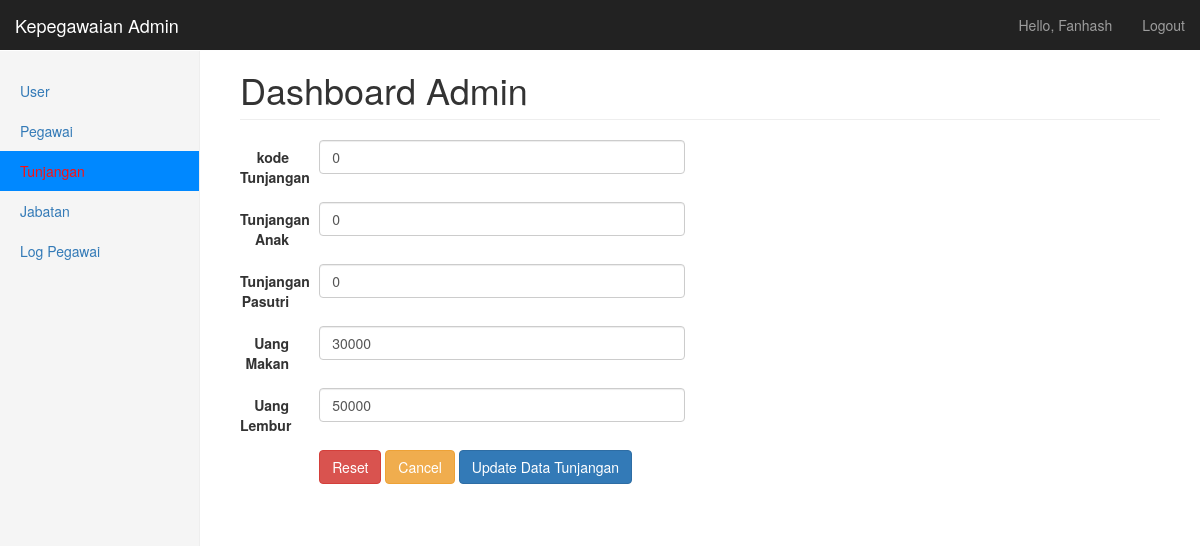
Page /update_tunjangan.php?id=0 (signed in) on the committed database.
### tables this page shows
CREATE TABLE `tunjangan` (
  `id_tunjangan` int(5) NOT NULL,
  `tunjangan_anak` int(10) NOT NULL,
  `tunjangan_pasutri` int(10) NOT NULL,
  `uang_makan` int(10) NOT NULL,
  `uang_lembur` int(10) NOT NULL
);

### update_tunjangan.php (the view, shortened to what this page needs)
<?php
include 'koneksi.php';
?>
<!DOCTYPE html>
<html lang="en">
<head>
  <link href="css/bootstrap.min.css" rel="stylesheet">
  <link href="css/dashboard.css" rel="stylesheet">
  <link href="css/dataTables.bootstrap.css" rel="stylesheet" type="text/css" />
  <link href="css/dataTables.tableTools.min.css" rel="stylesheet" type="text/css" />
</head>
<body>
  <nav class="navbar navbar-inverse navbar-fixed-top">
    <div class="container-fluid">
      <div class="navbar-header">
        <a class="navbar-brand" href="#">Kepegawaian Admin</a>
      </div>
      <div id="navbar" class="navbar-collapse collapse">
        <ul class="nav navbar-nav navbar-right">
          <li><a href="#"><?php echo "Hello, " . ucwords($_SESSION['username']); ?></a></li>
          <li><a href="logout.php">Logout</a></li>
        </ul>
      </div>
    </div>
  </nav>
  <div class="container-fluid">
    <div class="row">
      <div class="col-sm-3 col-md-2 sidebar">
        <ul class="nav nav-sidebar">
          <?php if ($_SESSION['level'] == 'admin') { ?>
            <li><a href="user.php">User <span class="sr-only">(current)</span></a></li>
          <?php } ?>
          <li><a href="pegawai.php">Pegawai</a></li>
          <li class="active"><a href="#">Tunjangan</a></li>
          <li><a href="jabatan.php">Jabatan</a></li>
          <li><a href="log_Pegawai.php">Log Pegawai</a></li>
        </ul>
      </div>
      <div class="col-sm-9 col-sm-offset-3 col-md-10 col-md-offset-2 main">
        <h1 class="page-header">Dashboard <?php echo ucfirst($_SESSION['level']); ?></h1>
        <div class="row">
          <div class="col-md-6">
            <div>
              <?php
              $result = $mysqli->query("SELECT *  FROM `tunjangan` WHERE `id_tunjangan` = " . $_GET['id'] . ";");
              if ($result->num_rows > 0) {
                while ($row = $result->fetch_assoc()) {
              ?>
                  <form class="form-horizontal" action="proses_update_tunjangan.php?id=<?php echo $_GET['id']; ?>" method="POST">
                    <div class="form-group">
                      <label for="id_tunjangan" class="col-sm-2 control-label">kode Tunjangan</label>
                      <div class="col-sm-10">
                        <input type="text" class="form-control" name="id_tunjangan" id="id_tunjangan" placeholder="Masukkan Kode untuk Tunjangan baru" value="<?php echo $row['id_tunjangan']; ?>" required />
                      </div>
                    </div>
                    <div class="form-group">
                      <label for="tunjangan_anak" class="col-sm-2 control-label">Tunjangan Anak</label>
                      <div class="col-sm-10">
                        <input type="text" class="form-control" name="tunjangan_anak" id="tunjangan_anak" value="<?php echo $row['tunjangan_anak']; ?>" required />
                      </div>
                    </div>
                    <div class="form-group">
                      <label for="tunjangan_pasutri" class="col-sm-2 control-label">Tunjangan Pasutri</label>
                      <div class="col-sm-10">
                        <input type="text" class="form-control" name="tunjangan_pasutri" id="tunjangan_pasutri" value="<?php echo $row['tunjangan_pasutri']; ?>" required />
                      </div>
                    </div>
                    <div class="form-group">
                      <label for="uang_makan" class="col-sm-2 control-label">Uang Makan</label>
                      <div class="col-sm-10">
                        <input type="text" class="form-control" name="uang_makan" id="uang_makan" value="<?php echo $row['uang_makan']; ?>" required />
                      </div>
                    </div>
                    <div class="form-group">
                      <label for="uang_lembur" class="col-sm-2 control-label">Uang Lembur</label>
                      <div class="col-sm-10">
                        <input type="text" class="form-control" name="uang_lembur" id="uang_lembur" value="<?php echo $row['uang_lembur']; ?>" required />
                      </div>
                    </div>
                    <div class="form-group">
                      <div class="col-sm-offset-2 col-sm-10">
                        <button type="reset" class="btn btn-danger">Reset</button>
                        <a type="cancel" class="btn btn-warning" href="tunjangan.php">Cancel</a>
                        <button type="submit" class="btn btn-primary">Update Data Tunjangan</button>
                      </div>
                    </div>
                  </form>
              <?php
                }
              }
              ?>
            </div>
          </div>
          <div class="col-md-6">
          </div>
        </div>
      </div>
    </div>
  </div>
</body>
</html>

### css/dashboard.css (style rules this page uses)
body { padding-top: 50px; }
.navbar-fixed-top { border: 0; }
.sidebar { display: none; }
@media (min-width: 768px) { .sidebar { position: fixed; top: 51px; bottom: 0; left: 0; z-index: 1000; display: block; padding: 20px; overflow-x: hidden; overflow-y: auto; background-color: #f5f5f5; border-right: 1px solid #eee; } }
.nav-sidebar { margin-right: -21px; margin-bottom: 20px; margin-left: -20px; }
.nav-sidebar>li>a { padding-right: 20px; padding-left: 20px; }
.nav-sidebar>.active>a, .nav-sidebar>.active>a:hover, .nav-sidebar>.active>a:focus { color: rgb(251, 16, 16); background-color: #0088ff; }
.main { padding: 20px; }
@media (min-width: 768px) { .main { padding-right: 40px; padding-left: 40px; } }
.main .page-header { margin-top: 0; }

### rows in the picture
tunjangan: id_tunjangan "0", tunjangan_anak "0", tunjangan_pasutri "0", uang_makan "30000", uang_lembur "50000"

### other values in the picture
$_SESSION['username'] "Fanhash"
$_SESSION['level'] "Admin"
